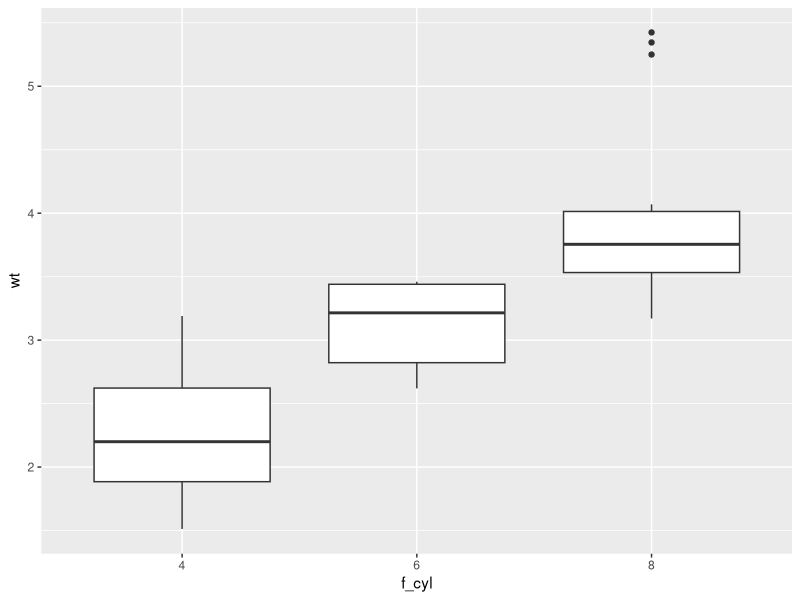
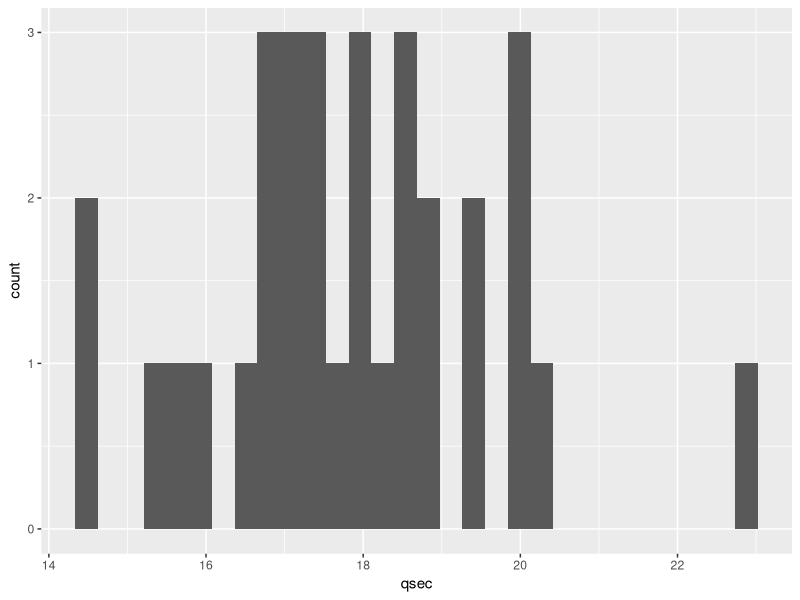
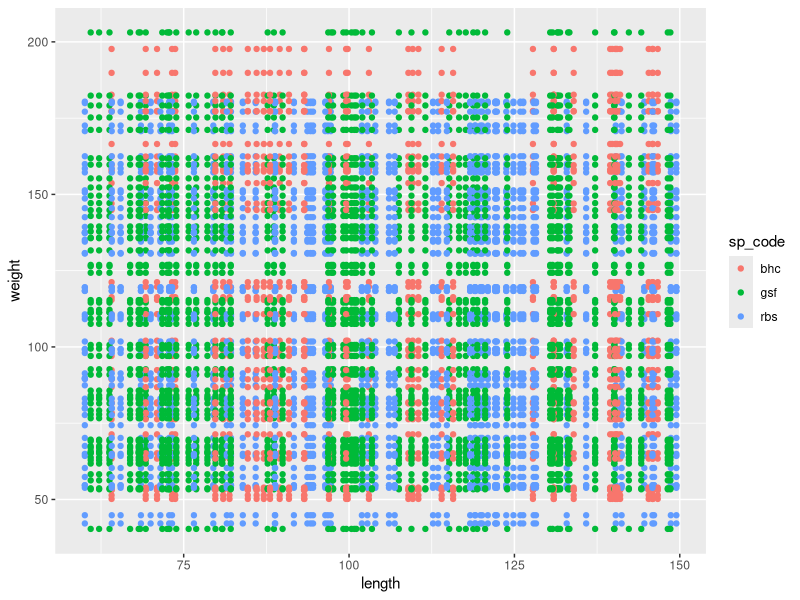

Write the R code that produced these figures, in order.
# To complete the following exercises, you must use either base R or tidyverse functions.  
# Manual searching or hard-coding answers will not be graded.

# base R ------------------------------------------------------------------

# 1: Create a vector with three elements. Assign it to `v_three`.
v_three<-c(1, 10, 100)

# 2: Create a vector containing 20 "a", 30 "b", and 50 "c" (total length = 100).  
# Assign it to `v_abc100`.

v_abc100<-c(rep("a", 20),rep("b", 30),rep("c", 50))

# 3: The script below creates a vector `v_x` with 100 random numbers from a normal distribution.  
# Select only the positive numbers (> 0) from `v_x`, calculate their mean, and assign it to `mu_x_plus`.
set.seed(100)
v_x <- rnorm(100)

mu_x_plus<-mean(v_x[v_x  > 0])
mu_x_plus

# 4: Create a numeric matrix with the numbers 1 through 9 arranged in 3 rows × 3 columns.  
# Assign it to `m_num`.
m_num<-matrix(data=1:9, nrow=3,ncol=3,byrow=FALSE,dimnames=NULL)
m_num
# 5: Create a base R data frame (`data.frame()` function) using `v_x` and `v_abc100`.  
# Name the columns `"x"` for `v_x` and `"group"` for `v_abc`, and assign it to `df_sample`.

df_sample<-data.frame(v_x,v_abc100)
names(df_sample)<-c("x","group")

# tidyverse ---------------------------------------------------------------

# 6: Load the `tidyverse` package.

library(tidyverse)

# 7: The `mtcars` dataset is a built-in base R data frame.  
# Convert it to a tibble using `as_tibble()` and assign it to `df_mtcars`.  
# Use `?as_tibble()` to read the documentation before doing so.

df_mtcars<-as_tibble(mtcars)

# 8: `mtcars` has the following columns:
#
# mpg   - Miles per gallon  
# cyl   - Number of cylinders  
# disp  - Engine displacement (cu. in.)  
# hp    - Gross horsepower  
# drat  - Rear axle ratio  
# wt    - Weight (1,000 lbs)  
# qsec  - 1/4 mile time (seconds)  
# vs    - Engine shape (0 = V-shaped, 1 = straight)  
# am    - Transmission (0 = automatic, 1 = manual)  
# gear  - Number of forward gears  
# carb  - Number of carburetors  
#
# Display the column names of `df_mtcars` using `colnames()`.  
# Do NOT assign the result to a new object.

colnames(df_mtcars)

# 9: Extract the row names of the `mtcars` dataset using `rownames()`.  
# Assign the result to `v_make`.

v_make<-rownames(df_mtcars)

# 10: Add `v_make` as a new column to `df_mtcars` and name the column `"make"`.

mutate(df_mtcars, make = v_make)

# 11: Filter `df_mtcars` to include only rows where:  
# - `mpg` is less than 20 AND  
# - `disp` is greater than 200  
# Assign the result to `df_subset`.

df_subset<-filter(df_mtcars,
                  mpg<20 & disp>200)
df_subset

# 12: Count how many car makes meet the above conditions (Q11).
# Apply `nrow()` to `df_subset`.

nrow(df_subset)

# 13: Repeat Q11 and Q12 in a single pipeline (with %>%), and assign the result to `n_make`.

n_make<-df_mtcars %>%
  filter(mpg<20 & disp>200) %>%
  nrow()
n_make

# 14: Convert the `cyl` column from numeric to factor using `factor()`.  
# Add it to `df_mtcars` as a new column named `f_cyl` using `mutate()` function.

df_mtcars <- mutate(df_mtcars, f_cyl = factor(cyl))

# 15: Draw a box plot showing car weight (`wt`) for each number of cylinders (`f_cyl`).

df_mtcars %>% 
  ggplot(aes(x = f_cyl,
             y = wt)) +
  geom_boxplot()

# 16: Calculate the average car weight (`wt`) separately for each number of cylinders (`cyl`).

df_mtcars %>% 
  group_by(cyl) %>% 
  summarize(mu_wt = mean(wt))

# 17: Identify the heaviest car make (`wt`) among cars with 6 cylinders (`cyl`).

df_mtcars %>%
  filter(cyl==6)%>%
  arrange(desc(wt))

# 18: Create a histogram showing the distribution of 1/4 mile time (`qsec`).

df_mtcars %>% 
  ggplot(aes(x = qsec)) +
  geom_histogram()

# 19: The following script creates two tibbles:  
# `df_length` (body length) and `df_weight` (body weight),  
# each with a species code (`sp_code` column).  
# Combine these two data frames based on `sp_code` and assign the result to `df_fish`.

set.seed(123)
v_l <- runif(150, 60, 150)
v_w <- rnorm(n = length(v_l),
             mean = 0.1 * v_l^1.5,
             sd = 10)
v_sp<-sample(c("bhc", "rbs", "gsf"),
             size = length(v_l),
             replace = TRUE)

df_length <- tibble(length = v_l,
                    sp_code = v_sp)

df_weight <- tibble(weight = v_w,
                    sp_code = v_sp)

df_fish<-left_join(x = df_length,
          y = df_weight,
          by = "sp_code")


# 20: Draw a scatter plot (point plot) of `length` vs. `weight` from `df_fish`,  
# coloring the points by species code (`sp_code`).

df_fish %>% 
  ggplot(aes(x = length,
             y = weight,
             color=sp_code)) +
  geom_point()
